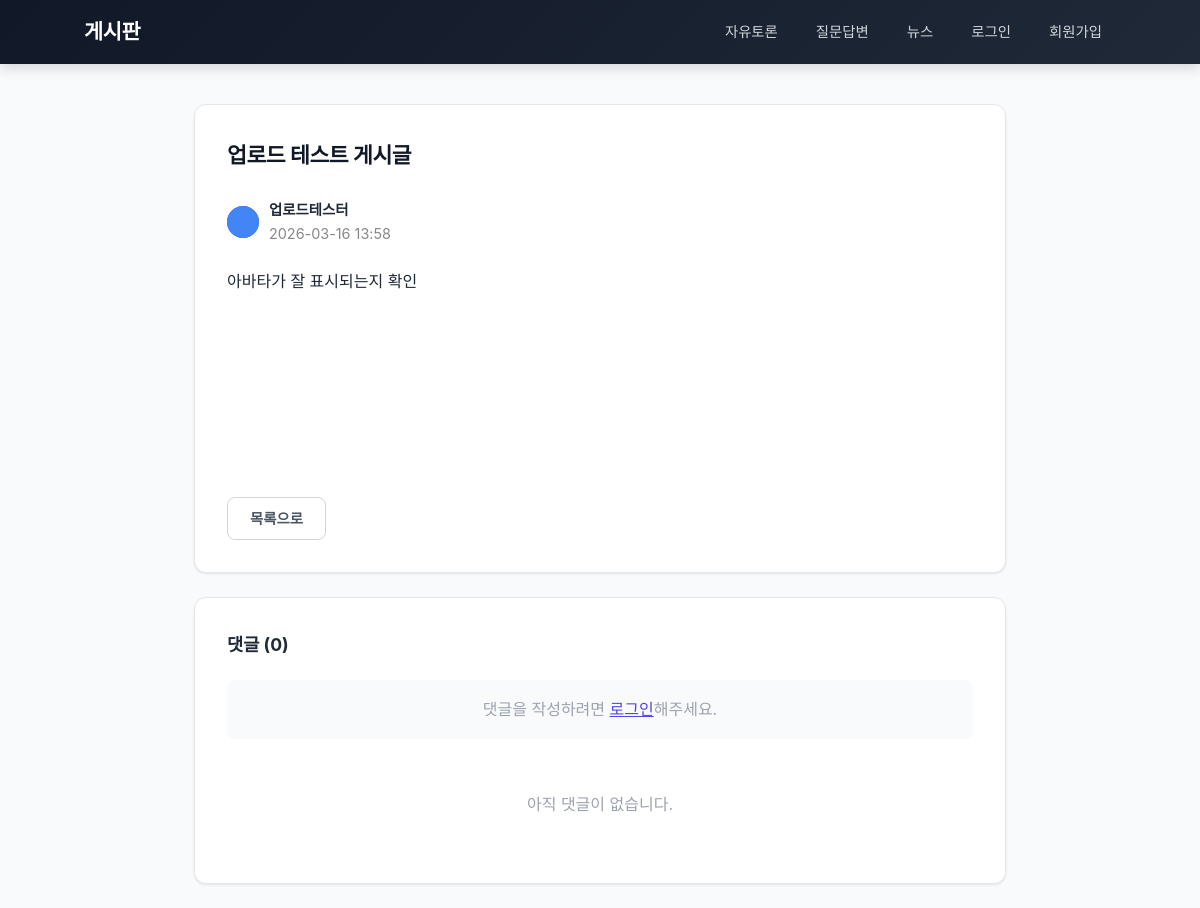
/post/view?id=379, run on the app's committed database.
### tables this page shows
CREATE TABLE posts (
                id INTEGER PRIMARY KEY AUTOINCREMENT,
                user_id INTEGER NOT NULL,
                category TEXT NOT NULL DEFAULT 'discussion',
                title TEXT NOT NULL,
                content TEXT NOT NULL,
                created_at DATETIME DEFAULT CURRENT_TIMESTAMP,
                updated_at DATETIME DEFAULT CURRENT_TIMESTAMP,
                FOREIGN KEY (user_id) REFERENCES users(id) ON DELETE CASCADE
            );

CREATE TABLE uploads (
                id INTEGER PRIMARY KEY AUTOINCREMENT,
                user_id INTEGER NOT NULL,
                original_name TEXT NOT NULL,
                stored_name TEXT NOT NULL,
                path TEXT NOT NULL,
                mime_type TEXT NOT NULL,
                file_size INTEGER NOT NULL,
                created_at DATETIME DEFAULT CURRENT_TIMESTAMP,
                FOREIGN KEY (user_id) REFERENCES users(id) ON DELETE CASCADE
            );

CREATE TABLE users (
                id INTEGER PRIMARY KEY AUTOINCREMENT,
                name TEXT NOT NULL,
                email TEXT NOT NULL UNIQUE,
                password TEXT NOT NULL,
                created_at DATETIME DEFAULT CURRENT_TIMESTAMP,
                updated_at DATETIME DEFAULT CURRENT_TIMESTAMP
            , profile_photo_id INTEGER DEFAULT NULL);

### Utils/Db.php (called while the page is built, shortened)
<?php
class Db
{
    private static ?Db $instance = null;
    private \PDO $pdo;
    private function __construct(bool $inMemory = false)
    {
        if ($inMemory) {
            $this->pdo = new \PDO('sqlite::memory:');
        } else {
            $dbPath = __DIR__ . '/../data/database.sqlite';
            $this->pdo = new \PDO('sqlite:' . $dbPath);
        }
        $this->pdo->setAttribute(\PDO::ATTR_ERRMODE, \PDO::ERRMODE_EXCEPTION);
        $this->pdo->setAttribute(\PDO::ATTR_DEFAULT_FETCH_MODE, \PDO::FETCH_ASSOC);
        if (!$inMemory) {
            $this->pdo->exec('PRAGMA journal_mode=WAL');
        }
        $this->pdo->exec('PRAGMA foreign_keys=ON');
        $this->initTables();
    }
    public static function getInstance(): self
    {
        if (self::$instance === null) {
            self::$instance = new self();
        }
        return self::$instance;
    }
    public function getPdo(): \PDO
    {
        return $this->pdo;
    }
    private function initTables(): void
    {
        $this->pdo->exec('
            CREATE TABLE IF NOT EXISTS users (
                id INTEGER PRIMARY KEY AUTOINCREMENT,
                name TEXT NOT NULL,
                email TEXT NOT NULL UNIQUE,
                password TEXT NOT NULL,
                created_at DATETIME DEFAULT CURRENT_TIMESTAMP,
                updated_at DATETIME DEFAULT CURRENT_TIMESTAMP
            )
        ');
        $this->pdo->exec('
            CREATE TABLE IF NOT EXISTS posts (
                id INTEGER PRIMARY KEY AUTOINCREMENT,
                user_id INTEGER NOT NULL,
                category TEXT NOT NULL DEFAULT \'discussion\',
                title TEXT NOT NULL,
                content TEXT NOT NULL,
                created_at DATETIME DEFAULT CURRENT_TIMESTAMP,
                updated_at DATETIME DEFAULT CURRENT_TIMESTAMP,
                FOREIGN KEY (user_id) REFERENCES users(id) ON DELETE CASCADE
            )
        ');
        $this->pdo->exec('
            CREATE TABLE IF NOT EXISTS uploads (
                id INTEGER PRIMARY KEY AUTOINCREMENT,
                user_id INTEGER NOT NULL,
                original_name TEXT NOT NULL,
                stored_name TEXT NOT NULL,
                path TEXT NOT NULL,
                mime_type TEXT NOT NULL,
                file_size INTEGER NOT NULL,
                created_at DATETIME DEFAULT CURRENT_TIMESTAMP,
                FOREIGN KEY (user_id) REFERENCES users(id) ON DELETE CASCADE
            )
        ');
        $this->pdo->exec('
            CREATE TABLE IF NOT EXISTS comments (
                id INTEGER PRIMARY KEY AUTOINCREMENT,
                post_id INTEGER NOT NULL,
                user_id INTEGER NOT NULL,
                parent_id INTEGER DEFAULT NULL,
                content TEXT NOT NULL,
                created_at DATETIME DEFAULT CURRENT_TIMESTAMP,
                updated_at DATETIME DEFAULT CURRENT_TIMESTAMP,
                FOREIGN KEY (post_id) REFERENCES posts(id) ON DELETE CASCADE,
                FOREIGN KEY (user_id) REFERENCES users(id) ON DELETE CASCADE,
                FOREIGN KEY (parent_id) REFERENCES comments(id) ON DELETE CASCADE
            )
        ');
        $this->pdo->exec('
            CREATE TABLE IF NOT EXISTS post_attachments (
                id INTEGER PRIMARY KEY AUTOINCREMENT,
                post_id INTEGER NOT NULL,
                upload_id INTEGER NOT NULL,
                FOREIGN KEY (post_id) REFERENCES posts(id) ON DELETE CASCADE,
                FOREIGN KEY (upload_id) REFERENCES uploads(id) ON DELETE CASCADE
            )
        ');
        $columns = $this->pdo->query('PRAGMA table_info(users)')->fetchAll();
        $columnNames = array_column($columns, 'name');
    }
}

### lib/post/PostRepository.php (called while the page is built, shortened)
<?php
class PostRepository
{
    private \PDO $pdo;
    public function __construct()
    {
        $this->pdo = Db::getInstance()->getPdo();
    }
    public function findById(int $id): ?PostEntity
    {
        $stmt = $this->pdo->prepare('
            SELECT p.*, u.name as author_name, up.path as author_photo_path
            FROM posts p
            JOIN users u ON p.user_id = u.id
            LEFT JOIN uploads up ON u.profile_photo_id = up.id
            WHERE p.id = :id
        ');
        $stmt->execute(['id' => $id]);
        $row = $stmt->fetch();
        return $row ? new PostEntity($row) : null;
    }
}

### lib/post/PostService.php (called while the page is built, shortened)
<?php
class PostService
{
    private PostRepository $repository;
    public function __construct()
    {
        $this->repository = new PostRepository();
    }
    public function getPost(int $id): ?PostEntity
    {
        return $this->repository->findById($id);
    }
}

### lib/post/PostEntity.php (called while the page is built, shortened)
<?php
class PostEntity
{
    public ?string $author_photo_path;
    public function __construct(array $data = [])
    {
        $this->id = $data['id'] ?? null;
        $this->title = $data['title'] ?? '';
        $this->content = $data['content'] ?? '';
        $this->created_at = $data['created_at'] ?? null;
        $this->author_name = $data['author_name'] ?? null;
        $this->author_photo_path = $data['author_photo_path'] ?? null;
    }
    public function getAuthorPhotoUrl(): ?string
    {
        return $this->author_photo_path ? '/' . $this->author_photo_path : null;
    }
}

### lib/comment/CommentService.php (called while the page is built, shortened)
<?php
class CommentService
{
    private CommentRepository $repository;
    public function __construct()
    {
        $this->repository = new CommentRepository();
    }
    public function getCommentCount(int $postId): int
    {
        return $this->repository->countByPostId($postId);
    }
}

### lib/comment/CommentRepository.php (called while the page is built, shortened)
<?php
class CommentRepository
{
    private \PDO $pdo;
    public function __construct()
    {
        $this->pdo = Db::getInstance()->getPdo();
    }
    public function countByPostId(int $postId): int
    {
        $stmt = $this->pdo->prepare('SELECT COUNT(*) FROM comments WHERE post_id = :post_id');
        $stmt->execute(['post_id' => $postId]);
        return (int)$stmt->fetchColumn();
    }
}

### views/post/view.php (the view, shortened to what this page needs)
<?php
$service = new \lib\post\PostService();
$id = (int)($_GET['id'] ?? 0);
$post = $service->getPost($id);
require __DIR__ . '/../layout/header.php';
?>
<div class="card">
    <h2><?= htmlspecialchars($post->title) ?></h2>
    <div style="color: #888; margin: 10px 0 20px; font-size: 0.9em; display: flex; align-items: center; gap: 10px;">
        <span class="avatar">
            <?php if ($post->getAuthorPhotoUrl()): ?>
                <img src="<?= htmlspecialchars($post->getAuthorPhotoUrl()) ?>" alt="">
            <?php else: ?>
                <?= mb_substr($post->author_name ?? '', 0, 1) ?>
            <?php endif; ?>
        </span>
        <span>
            <strong style="color: var(--gray-800);"><?= htmlspecialchars($post->author_name ?? '') ?></strong><br>
            <?= date('Y-m-d H:i', strtotime($post->created_at)) ?>
        </span>
    </div>
    <div style="min-height: 200px; white-space: pre-wrap; line-height: 1.8;"><?= htmlspecialchars($post->content) ?></div>
    <div style="margin-top: 30px; display: flex; justify-content: space-between;">
        <a href="/post/list" class="btn btn-secondary">목록으로</a>
    </div>
</div>
<?php
$commentService = new \lib\comment\CommentService();
$comments = $commentService->getCommentsByPostId($post->id);
$commentCount = $commentService->getCommentCount($post->id);
?>
<div class="card" style="margin-top: 24px;">
    <h3 style="margin-bottom: 20px; font-size: 1.1em;">댓글 (<?= $commentCount ?>)</h3>
    <?php if (isset($_SESSION['user_id'])): ?>
        <form method="POST" action="/post/view?id=<?= $post->id ?>" style="margin-bottom: 24px;">
            <input type="hidden" name="action" value="comment_create">
            <input type="hidden" name="post_id" value="<?= $post->id ?>">
            <div class="form-group" style="margin-bottom: 10px;">
                <textarea name="content" placeholder="댓글을 입력하세요..." style="min-height: 80px;" required></textarea>
            </div>
            <div style="text-align: right;">
                <button type="submit" class="btn btn-primary">댓글 작성</button>
            </div>
        </form>
    <?php else: ?>
        <p style="color: var(--gray-400); margin-bottom: 20px; padding: 16px; background: var(--gray-50); border-radius: var(--radius-sm); text-align: center;">
            댓글을 작성하려면 <a href="/user/login" style="color: var(--primary); text-decoration: underline;">로그인</a>해주세요.
        </p>
    <?php endif; ?>
    <?php if (empty($comments)): ?>
        <p style="text-align: center; color: var(--gray-400); padding: 32px 0;">아직 댓글이 없습니다.</p>
    <?php else: ?>
        <?php foreach ($comments as $comment): ?>
            <?php renderComment($comment, $post, 0); ?>
        <?php endforeach; ?>
    <?php endif; ?>
</div>
<?php require __DIR__ . '/../layout/footer.php'; ?>

### views/layout/header.php (style rules this page uses)
:root { --primary: #4f46e5; --primary-hover: #4338ca; --primary-light: #eef2ff; --danger: #ef4444; --danger-hover: #dc2626; --success: #10b981; --success-bg: #ecfdf5; --success-border: #a7f3d0; --success-text: #065f46; --error-bg: #fef2f2; --error-border: #fecaca; --error-text: #991b1b; --gray-50: #f9fafb; --gray-100: #f3f4f6; --gray-200: #e5e7eb; --gray-300: #d1d5db; --gray-400: #9ca3af; --gray-500: #6b7280; --gray-600: #4b5563; --gray-700: #374151; --gray-800: #1f2937; --gray-900: #111827; --radius: 12px; --radius-sm: 8px; --shadow: 0 1px 3px rgba(0,0,0,0.06), 0 1px 2px rgba(0,0,0,0.04); --shadow-md: 0 4px 6px -1px rgba(0,0,0,0.07), 0 2px 4px -2px rgba(0,0,0,0.05); --shadow-lg: 0 10px 15px -3px rgba(0,0,0,0.08), 0 4px 6px -4px rgba(0,0,0,0.04); --transition: all 0.2s cubic-bezier(0.4, 0, 0.2, 1); }
* { margin: 0; padding: 0; box-sizing: border-box; }
body { font-family: 'Noto Sans KR', -apple-system, BlinkMacSystemFont, 'Segoe UI', sans-serif; background: var(--gray-50); color: var(--gray-800); line-height: 1.7; -webkit-font-smoothing: antialiased; }
.card { background: #fff; border-radius: var(--radius); padding: 32px; box-shadow: var(--shadow); margin-bottom: 24px; border: 1px solid var(--gray-200); transition: var(--transition); }
.card h1, .card h2 { color: var(--gray-900); font-weight: 700; letter-spacing: -0.02em; }
.card h2 { font-size: 1.35em; margin-bottom: 24px; }
.btn { display: inline-flex; align-items: center; justify-content: center; padding: 10px 22px; border: none; border-radius: var(--radius-sm); cursor: pointer; font-size: 0.9em; font-weight: 600; font-family: inherit; text-decoration: none; transition: var(--transition); gap: 6px; line-height: 1.5; }
.btn-secondary { background: #fff; color: var(--gray-600); border: 1.5px solid var(--gray-300); }
.avatar { width: 32px; height: 32px; border-radius: 50%; object-fit: cover; background: var(--primary); display: inline-flex; align-items: center; justify-content: center; font-size: 0.75em; font-weight: 700; color: #fff; flex-shrink: 0; overflow: hidden; }
.avatar img { width: 100%; height: 100%; object-fit: cover; }

### data on the page
posts: title "업로드 테스트 게시글", uploads.path (picture), user.name "업로드테스터", created_at "2026-03-16 13:58", content "아바타가 잘 표시되는지 확인"

### other printed values
$commentCount "0"
